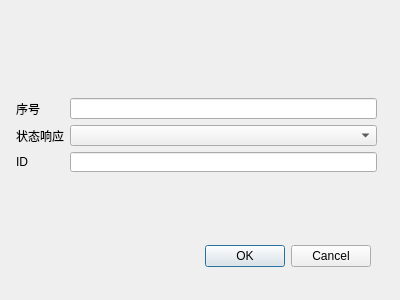
<?xml version="1.0" encoding="UTF-8"?>
<ui version="4.0">
 <class>Dialog</class>
 <widget class="QDialog" name="Dialog">
  <property name="geometry">
   <rect>
    <x>0</x>
    <y>0</y>
    <width>400</width>
    <height>300</height>
   </rect>
  </property>
  <property name="windowTitle">
   <string>Dialog</string>
  </property>
  <widget class="QDialogButtonBox" name="buttonBox">
   <property name="geometry">
    <rect>
     <x>30</x>
     <y>240</y>
     <width>341</width>
     <height>32</height>
    </rect>
   </property>
   <property name="orientation">
    <enum>Qt::Horizontal</enum>
   </property>
   <property name="standardButtons">
    <set>QDialogButtonBox::Cancel|QDialogButtonBox::Ok</set>
   </property>
  </widget>
  <widget class="QWidget" name="layoutWidget">
   <property name="geometry">
    <rect>
     <x>16</x>
     <y>98</y>
     <width>361</width>
     <height>74</height>
    </rect>
   </property>
   <layout class="QGridLayout" name="gridLayout">
    <item row="0" column="0">
     <widget class="QLabel" name="label_5">
      <property name="text">
       <string>序号</string>
      </property>
     </widget>
    </item>
    <item row="0" column="1">
     <widget class="QLineEdit" name="SequencelineEdit"/>
    </item>
    <item row="1" column="0">
     <widget class="QLabel" name="label">
      <property name="text">
       <string>状态响应</string>
      </property>
     </widget>
    </item>
    <item row="1" column="1">
     <widget class="QComboBox" name="StatusComboBox"/>
    </item>
    <item row="2" column="0">
     <widget class="QLabel" name="label_2">
      <property name="text">
       <string>ID</string>
      </property>
     </widget>
    </item>
    <item row="2" column="1">
     <widget class="QLineEdit" name="IDlineEdit"/>
    </item>
   </layout>
  </widget>
 </widget>
 <resources/>
 <connections>
  <connection>
   <sender>buttonBox</sender>
   <signal>accepted()</signal>
   <receiver>Dialog</receiver>
   <slot>accept()</slot>
   <hints>
    <hint type="sourcelabel">
     <x>248</x>
     <y>254</y>
    </hint>
    <hint type="destinationlabel">
     <x>157</x>
     <y>274</y>
    </hint>
   </hints>
  </connection>
  <connection>
   <sender>buttonBox</sender>
   <signal>rejected()</signal>
   <receiver>Dialog</receiver>
   <slot>reject()</slot>
   <hints>
    <hint type="sourcelabel">
     <x>316</x>
     <y>260</y>
    </hint>
    <hint type="destinationlabel">
     <x>286</x>
     <y>274</y>
    </hint>
   </hints>
  </connection>
 </connections>
</ui>
